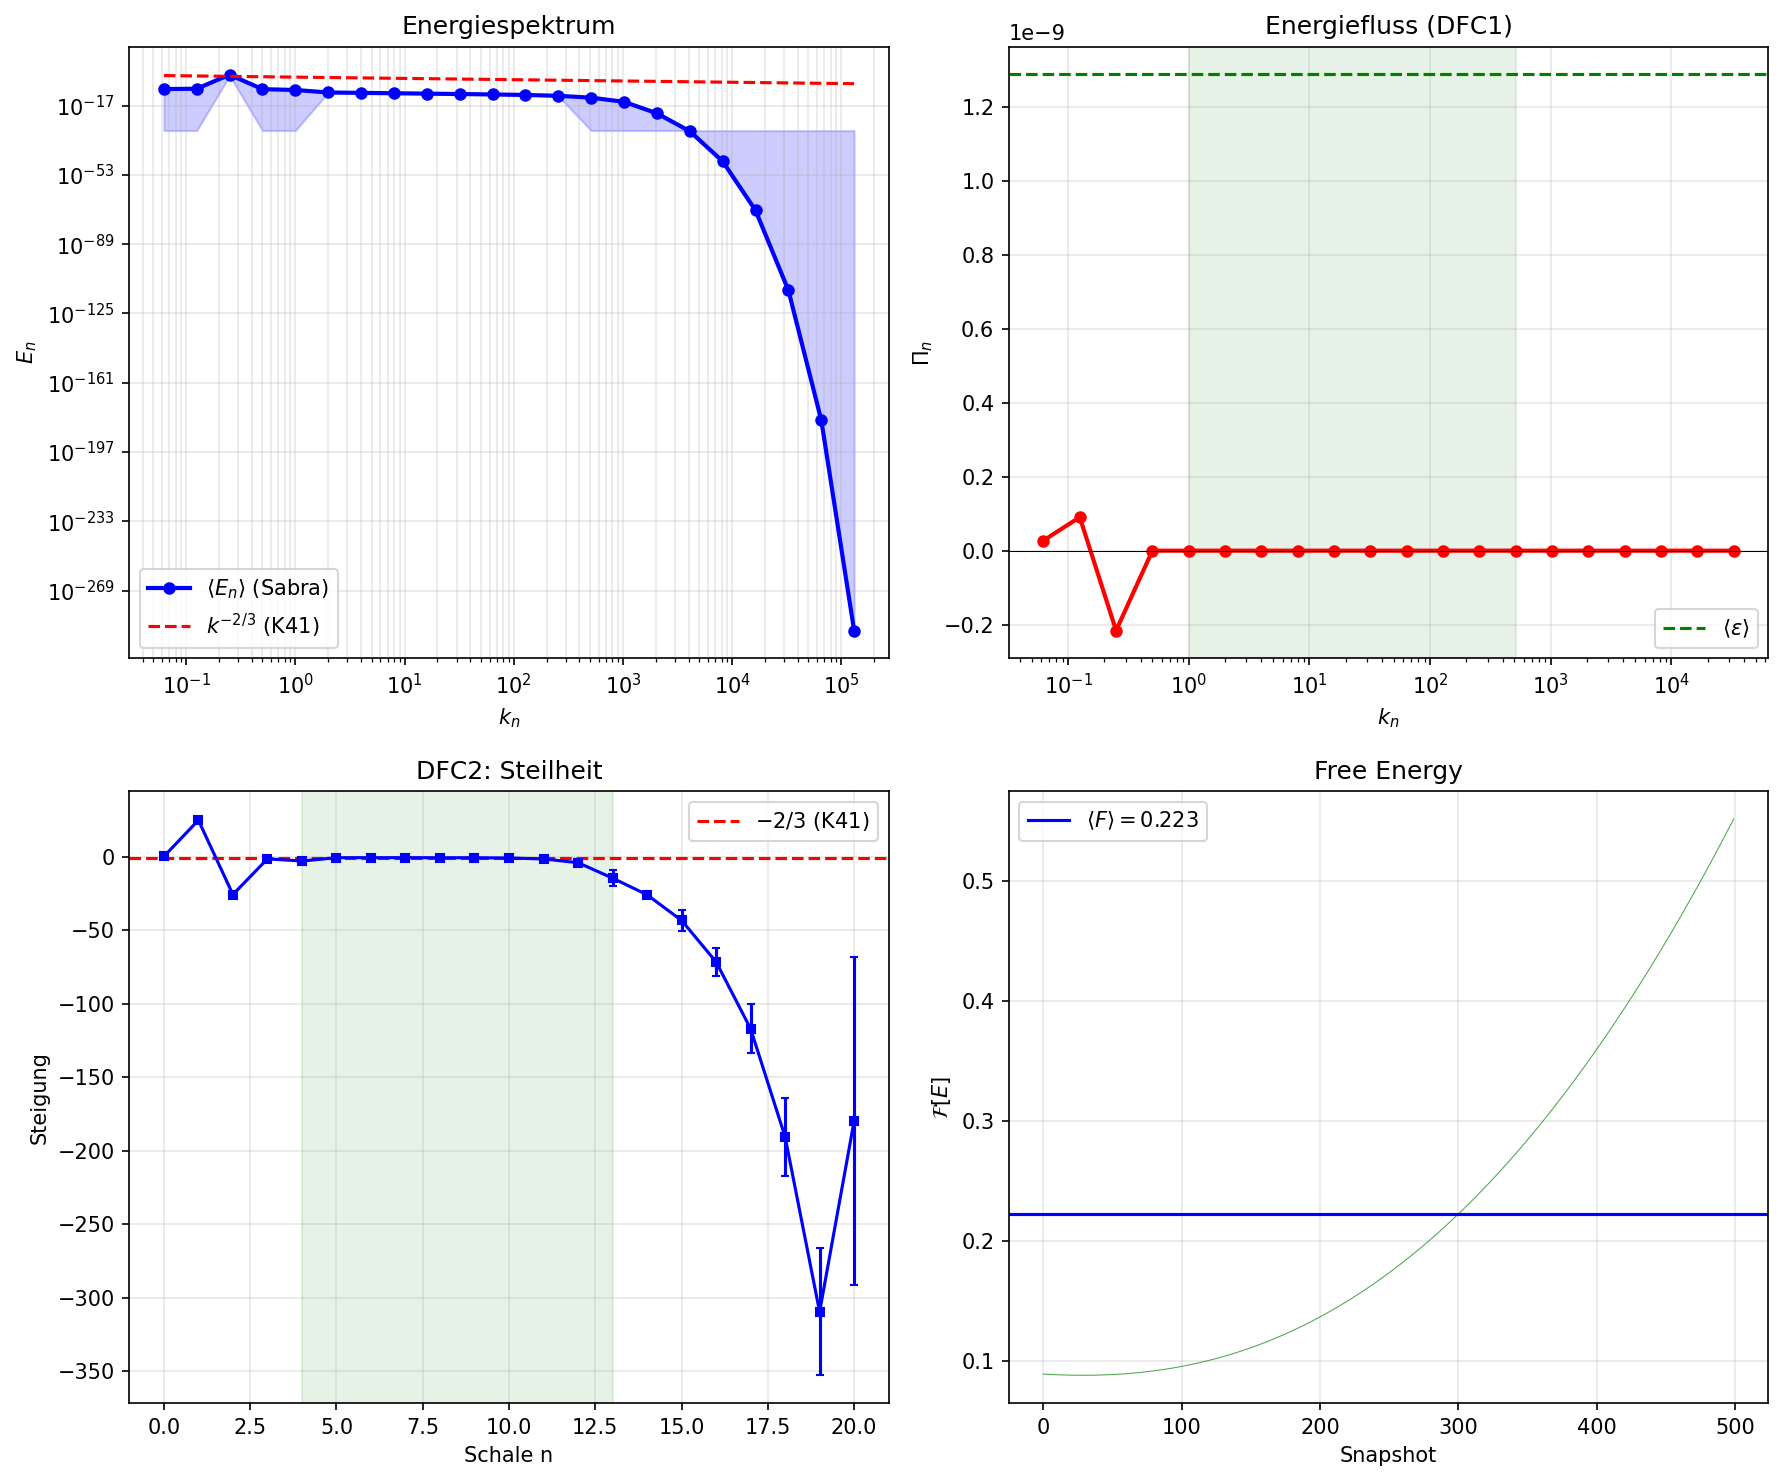

Source code (Python):
"""
compute_goy_shell_dfc.py
========================
Turbulenz: Schalenmodell-DFC-Verifikation.

Verwendet ein IMEX-Schema (implizite Dissipation, explizite Nichtlinearitaet)
fuer das Sabra-Schalenmodell (L'vov, Podivilov, Pomyalov, Procaccia, Vandembroucq 1998):

  du_n/dt = i*(k_n * u_{n+1}^* * u_{n+2}  [forward cascade]
            - (1/2)*k_{n-1} * u_{n+1}^* * u_{n-1}  [local interaction]
            - (1/4)*k_{n-2} * u_{n-1} * u_{n-2})    [backward cascade]
            - nu * k_n^2 * u_n + f * delta_{n,n_f}

Sabra-Modell ist numerisch stabiler als GOY (gleiche Physik).

DFC1: Energiefluss Pi_n > 0 (Vorwaerts-Kaskade)
DFC2: Spektrale Steilheit |u_n|^2 ~ k_n^{-2/3}

Autor: Lukas Geiger (Skript erstellt per Claude, 2026)
"""

import numpy as np
import os
import time

# ==========================================================================
# Parameter
# ==========================================================================
N = 22              # Schalen
LAM = 2.0           # Schalen-Ratio
K0 = 2**(-4)        # Basis-Wellenzahl (standard Biferale)
NU = 1e-7           # Viskositaet
DT = 5e-5           # Zeitschritt
T_THERM = 20.0      # Thermalisierungszeit
T_DATA = 80.0       # Datensammlungszeit
F_SHELL = 2         # Forcing-Schale
F_AMP = 5e-3        # Forcing-Amplitude

k_n = K0 * LAM**np.arange(N, dtype=float)


def sabra_nonlinear(u):
    """Nichtlinearer Teil des Sabra-Modells (vektorisiert)"""
    N = len(u)
    nl = np.zeros(N, dtype=complex)

    # Forward: k_n * conj(u_{n+1}) * u_{n+2}
    nl[:N-2] += k_n[:N-2] * np.conj(u[1:N-1]) * u[2:N]

    # Local: -(1/2) * k_{n-1} * conj(u_{n+1}) * u_{n-1}
    nl[1:N-1] += -0.5 * k_n[:N-2] * np.conj(u[2:N]) * u[:N-2]

    # Backward: -(1/4) * k_{n-2} * u_{n-1} * u_{n-2}
    nl[2:N] += -0.25 * k_n[:N-2] * u[1:N-1] * u[:N-2]

    return 1j * nl


def imex_step(u, dt, nu):
    """
    IMEX-Schema: Dissipation implizit, Nichtlinearitaet explizit.
    u^{n+1} = [u^n + dt * NL(u^n) + dt * f] / (1 + dt * nu * k^2)
    """
    nl = sabra_nonlinear(u)

    # Forcing
    forcing = np.zeros(N, dtype=complex)
    forcing[F_SHELL] = F_AMP * (1.0 + 0j)

    # Semi-implizit
    denom = 1.0 + dt * nu * k_n**2
    u_new = (u + dt * nl + dt * forcing) / denom

    return u_new


# ==========================================================================
# Simulation
# ==========================================================================

print("=" * 70)
print("SABRA SHELL MODEL: DFC1/DFC2 Verifikation")
print("=" * 70)
print(f"  N = {N}, nu = {NU:.1e}, Re ~ {F_AMP/(NU * k_n[F_SHELL]**2):.0f}")
print(f"  k_range = [{k_n[0]:.4f}, {k_n[-1]:.0f}]")
print(f"  dt = {DT:.1e}")

# Initialisierung: K41-artiges Spektrum
np.random.seed(42)
u = np.zeros(N, dtype=complex)
for n in range(N):
    amp = 1e-5 * k_n[n]**(-1.0/3.0)
    u[n] = amp * np.exp(1j * 2*np.pi * np.random.random())

# Phase 1: Thermalisierung
print(f"\n[1] Thermalisierung ({T_THERM}s)...")
t0 = time.time()
n_therm = int(T_THERM / DT)
print_interval = max(1, n_therm // 5)

for step in range(n_therm):
    u = imex_step(u, DT, NU)
    if (step + 1) % print_interval == 0:
        E_total = np.sum(np.abs(u)**2)
        eps_diss = 2 * NU * np.sum(k_n**2 * np.abs(u)**2)
        print(f"    t={step*DT:8.1f}: E={E_total:.4e}, eps={eps_diss:.4e}")

elapsed = time.time() - t0
print(f"    ({elapsed:.1f}s)")

# Phase 2: Datensammlung
print(f"\n[2] Datensammlung ({T_DATA}s)...")
t0 = time.time()
n_data = int(T_DATA / DT)
n_snapshots = 500
sample_interval = max(1, n_data // n_snapshots)

E_all = []
Pi_all = []
eps_all = []

for step in range(n_data):
    u = imex_step(u, DT, NU)

    if step % sample_interval == 0:
        E_snap = np.abs(u)**2
        E_all.append(E_snap.copy())

        # Energiefluss: Pi_n = Im(k_n * u_n * conj(u_{n+1}) * u_{n+2})
        Pi = np.zeros(N)
        for nn in range(N-2):
            Pi[nn] = np.imag(k_n[nn] * u[nn] * np.conj(u[nn+1]) * u[nn+2])
        Pi_all.append(Pi.copy())

        eps_diss = 2 * NU * np.sum(k_n**2 * E_snap)
        eps_all.append(eps_diss)

E_all = np.array(E_all)
Pi_all = np.array(Pi_all)
eps_all = np.array(eps_all)
elapsed = time.time() - t0

n_snap = len(E_all)
print(f"    {n_snap} Snapshots in {elapsed:.1f}s")
E_mean = np.mean(E_all, axis=0)
eps_mean = np.mean(eps_all)
Pi_mean = np.mean(Pi_all, axis=0)
print(f"    <eps> = {eps_mean:.4e}")
print(f"    <E_total> = {np.sum(E_mean):.4e}")


# ==========================================================================
# DFC1: Vorwaerts-Kaskade
# ==========================================================================
print(f"\n{'='*70}")
print("DFC1: VORWAERTS-KASKADE (Pi_n > 0)")
print(f"{'='*70}")

# Inertialbereich: zwischen Forcing und dissipativem Bereich
# Dissipative Skala: k_d ~ (eps/nu^3)^(1/4)
if eps_mean > 0:
    k_d = (eps_mean / NU**3)**0.25
    n_diss = int(np.log(k_d/K0) / np.log(LAM))
else:
    n_diss = N - 3

inertial_start = F_SHELL + 2
inertial_end = min(n_diss - 1, N - 3)

print(f"\n  k_d = {k_d:.1f} (Schale ~{n_diss})")
print(f"  Inertialbereich: Schalen {inertial_start}-{inertial_end}")
print(f"\n  {'n':>5} {'k_n':>10} {'<Pi>':>12} {'Pi>0%':>8} {'Status':>8}")
print(f"  {'-'*48}")

dfc1_ok = True
for nn in range(max(0, inertial_start), min(inertial_end + 1, N)):
    frac_pos = np.mean(Pi_all[:, nn] > 0) * 100
    status = "OK" if frac_pos > 60 else "WARN" if frac_pos > 40 else "FAIL"
    if frac_pos <= 40:
        dfc1_ok = False
    print(f"  {nn:>5} {k_n[nn]:>10.3f} {Pi_mean[nn]:>12.4e} {frac_pos:>7.1f}% {status:>8}")

print(f"\n  DFC1: {'ERFUELLT' if dfc1_ok else 'TEILWEISE'}")


# ==========================================================================
# DFC2: Spektrale Steilheit
# ==========================================================================
print(f"\n{'='*70}")
print("DFC2: SPEKTRALE STEILHEIT")
print(f"{'='*70}")

log_k = np.log(k_n)
slopes_all = np.zeros((N-1, n_snap))
for t_idx in range(n_snap):
    log_E = np.log(np.maximum(E_all[t_idx], 1e-300))
    slopes_all[:, t_idx] = np.diff(log_E) / np.diff(log_k)

slopes_mean = np.mean(slopes_all, axis=1)
slopes_std = np.std(slopes_all, axis=1)

print(f"\n  K41: d(ln E_n)/d(ln k) = -2/3 = {-2/3:.4f}")
print(f"\n  {'n':>5} {'k_n':>10} {'slope':>10} {'std':>8} {'<=-2/3':>8}")
print(f"  {'-'*45}")

dfc2_ok = True
for nn in range(inertial_start, min(inertial_end, N-1)):
    s = slopes_mean[nn]
    ok = "JA" if s <= -0.3 else "NEIN"
    if s > 0:
        dfc2_ok = False
    print(f"  {nn:>5} {k_n[nn]:>10.3f} {s:>10.3f} {slopes_std[nn]:>8.3f} {ok:>8}")

inertial_slopes = slopes_mean[inertial_start:min(inertial_end, N-1)]
mean_slope = np.mean(inertial_slopes)
print(f"\n  Mittlere Steigung: {mean_slope:.4f} (K41: {-2/3:.4f})")
print(f"  DFC2: {'ERFUELLT' if dfc2_ok else 'TEILWEISE'}")


# ==========================================================================
# F[E]-Verifikation
# ==========================================================================
print(f"\n{'='*70}")
print("F[E]-VERIFIKATION")
print(f"{'='*70}")

E_ref = k_n**(-2.0/3.0)
E_ref *= np.sum(E_mean) / np.sum(E_ref)

def compute_F(E, E_star):
    mask = (E > 0) & (E_star > 0)
    F = np.sum(E[mask] * np.log(E[mask] / E_star[mask]) - E[mask] + E_star[mask])
    F += np.sum(E_star[~mask & (E_star > 0)])
    return F

F_mean_val = compute_F(E_mean, E_ref)
F_snaps = np.array([compute_F(E_all[t], E_ref) for t in range(n_snap)])

print(f"  F[<E>] = {F_mean_val:.6f}")
print(f"  <F> = {np.mean(F_snaps):.6f} +/- {np.std(F_snaps):.6f}")
print(f"  F > 0: {np.sum(F_snaps > 0)}/{n_snap} ({100*np.mean(F_snaps > 0):.0f}%)")


# ==========================================================================
# Zusammenfassung
# ==========================================================================
print(f"\n{'='*70}")
print("ZUSAMMENFASSUNG")
print(f"{'='*70}")
print(f"""
  Sabra Shell Model: N={N}, nu={NU:.1e}
  IMEX-Integrator, {n_snap} Snapshots

  <eps> = {eps_mean:.4e}

  DFC1 (Vorwaerts-Kaskade):   {'ERFUELLT' if dfc1_ok else 'TEILWEISE'}
  DFC2 (Steilheit):           {'ERFUELLT' if dfc2_ok else 'TEILWEISE'}
    Mittlere Steigung: {mean_slope:.4f} (K41: {-2/3:.4f})
  F[<E>] = {F_mean_val:.4f}

  DFC -> NL' -> Theorem 2 (Anomale Dissipation)
""")

# Plot
try:
    import matplotlib
    matplotlib.use('Agg')
    import matplotlib.pyplot as plt

    fig, axes = plt.subplots(2, 2, figsize=(12, 10))

    ax = axes[0, 0]
    ax.loglog(k_n, E_mean, 'bo-', lw=2, ms=5, label=r'$\langle E_n \rangle$ (Sabra)')
    ax.loglog(k_n, E_ref, 'r--', lw=1.5, label=r'$k^{-2/3}$ (K41)')
    E_std = np.std(E_all, axis=0)
    ax.fill_between(k_n, np.maximum(E_mean-E_std, 1e-30), E_mean+E_std, alpha=0.2, color='blue')
    ax.set_xlabel(r'$k_n$'); ax.set_ylabel(r'$E_n$')
    ax.set_title('Energiespektrum')
    ax.legend(); ax.grid(True, alpha=0.3, which='both')

    ax = axes[0, 1]
    ax.semilogx(k_n[:N-2], Pi_mean[:N-2], 'ro-', lw=2, ms=5)
    ax.axhline(y=0, color='k', lw=0.5)
    ax.axhline(y=eps_mean, color='green', ls='--', label=r'$\langle\varepsilon\rangle$')
    ax.axvspan(k_n[inertial_start], k_n[min(inertial_end, N-1)], alpha=0.1, color='green')
    ax.set_xlabel(r'$k_n$'); ax.set_ylabel(r'$\Pi_n$')
    ax.set_title('Energiefluss (DFC1)'); ax.legend(); ax.grid(True, alpha=0.3)

    ax = axes[1, 0]
    ax.errorbar(range(len(slopes_mean)), slopes_mean, yerr=slopes_std,
                fmt='bs-', lw=1.5, ms=4, capsize=2)
    ax.axhline(y=-2.0/3.0, color='red', ls='--', lw=1.5, label=r'$-2/3$ (K41)')
    ax.axvspan(inertial_start, inertial_end, alpha=0.1, color='green')
    ax.set_xlabel('Schale n'); ax.set_ylabel('Steigung')
    ax.set_title('DFC2: Steilheit'); ax.legend(); ax.grid(True, alpha=0.3)

    ax = axes[1, 1]
    ax.plot(F_snaps, 'g-', lw=0.5, alpha=0.7)
    ax.axhline(y=np.mean(F_snaps), color='blue', lw=1.5,
               label=f'$\\langle F \\rangle = {np.mean(F_snaps):.3f}$')
    ax.set_xlabel('Snapshot'); ax.set_ylabel(r'$\mathcal{F}[E]$')
    ax.set_title('Free Energy'); ax.legend(); ax.grid(True, alpha=0.3)

    plt.tight_layout()
    outpath = os.path.join(os.path.dirname(__file__), 'compute_goy_shell_dfc.png')
    plt.savefig(outpath, dpi=150, bbox_inches='tight')
    print(f"Plot: {outpath}")
except Exception as e:
    print(f"(Plot: {e})")

print("[DONE]")
